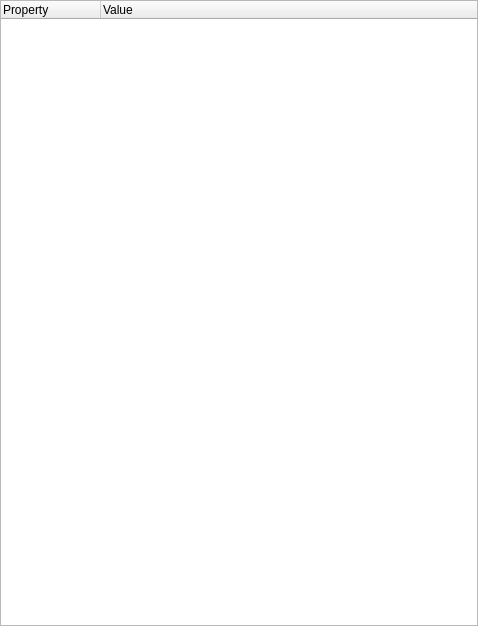
<?xml version="1.0" encoding="UTF-8"?>
<ui version="4.0">
 <class>CPropertiesEditorComp</class>
 <widget class="QWidget" name="CPropertiesEditorComp">
  <property name="geometry">
   <rect>
    <x>0</x>
    <y>0</y>
    <width>478</width>
    <height>626</height>
   </rect>
  </property>
  <property name="windowTitle">
   <string>Form</string>
  </property>
  <layout class="QVBoxLayout" name="verticalLayout">
   <property name="margin">
    <number>0</number>
   </property>
   <item>
    <widget class="QTreeWidget" name="PropertyTree">
     <column>
      <property name="text">
       <string>Property</string>
      </property>
     </column>
     <column>
      <property name="text">
       <string>Value</string>
      </property>
     </column>
    </widget>
   </item>
  </layout>
 </widget>
 <resources/>
 <connections/>
</ui>
